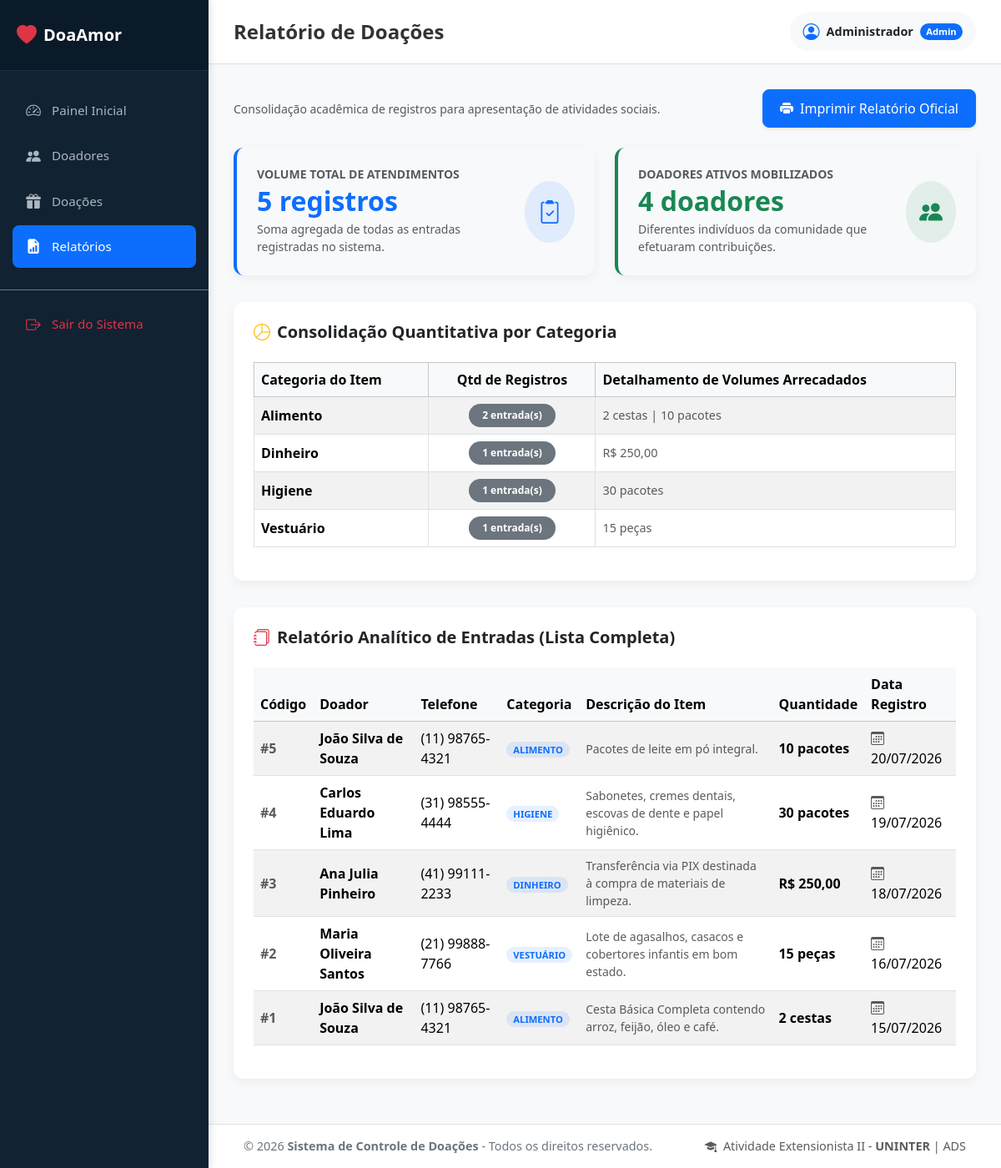
The app's page /relatorios.php (signed in) with its own data.
### tables this page shows
CREATE TABLE IF NOT EXISTS doacoes (
    id INT AUTO_INCREMENT PRIMARY KEY,
    doador_id INT NOT NULL,
    tipo VARCHAR(50) NOT NULL,  
    descricao TEXT NULL,
    quantidade VARCHAR(50) NOT NULL,  
    data_doacao DATE NOT NULL,
    criado_em TIMESTAMP DEFAULT CURRENT_TIMESTAMP,
    FOREIGN KEY (doador_id) REFERENCES doadores(id) ON DELETE CASCADE
);

CREATE TABLE IF NOT EXISTS doadores (
    id INT AUTO_INCREMENT PRIMARY KEY,
    nome VARCHAR(100) NOT NULL,
    telefone VARCHAR(20) NOT NULL,
    email VARCHAR(100) NULL,
    endereco TEXT NULL,
    criado_em TIMESTAMP DEFAULT CURRENT_TIMESTAMP
);

### relatorios.php (the view, shortened to what this page needs)
<?php
$base_path = './';
require_once 'includes/conexao.php';
$totalDoacoes = 0;
$totalDoadoresUnicos = 0;
$resumoCategorias = [];
$listaCompleta = [];
try {
    $stmtTotal = $pdo->query('SELECT COUNT(*) AS total FROM doacoes');
    $totalDoacoes = $stmtTotal->fetch()['total'];
    $stmtDonors = $pdo->query('SELECT COUNT(DISTINCT doador_id) AS total FROM doacoes');
    $totalDoadoresUnicos = $stmtDonors->fetch()['total'];
    $stmtCat = $pdo->query('SELECT tipo, COUNT(*) AS quantidade, GROUP_CONCAT(quantidade SEPARATOR " | ") AS volumes FROM doacoes GROUP BY tipo ORDER BY quantidade DESC');
    $resumoCategorias = $stmtCat->fetchAll();
    $stmtAll = $pdo->query('
        SELECT d.*, doador.nome AS doador_nome, doador.telefone AS doador_tel
        FROM doacoes d
        INNER JOIN doadores doador ON d.doador_id = doador.id
        ORDER BY d.data_doacao DESC
    ');
    $listaCompleta = $stmtAll->fetchAll();
} catch (PDOException $e) {
    $erroDb = 'Erro ao processar relatórios consolidado: ' . $e->getMessage();
}
?>
<!DOCTYPE html>
<html lang="pt-BR">
<head>
    <link href="https://cdn.jsdelivr.net/npm/bootstrap@5.3.3/dist/css/bootstrap.min.css" rel="stylesheet">
    <link href="https://cdn.jsdelivr.net/npm/bootstrap-icons@1.11.3/font/bootstrap-icons.min.css" rel="stylesheet">
    <link href="css/style.css" rel="stylesheet">
</head>
<body>
<?php require_once 'includes/menu.php'; ?>
<div class="d-flex justify-content-between align-items-center mb-4">
    <span class="text-muted small">Consolidação acadêmica de registros para apresentação de atividades sociais.</span>
    <button onclick="window.print()" class="btn btn-primary btn-custom shadow-sm d-inline-flex align-items-center">
        <i class="bi bi-printer-fill me-2"></i> Imprimir Relatório Oficial
    </button>
</div>
<div class="row">
    <div class="col-12 col-md-6">
        <div class="card custom-card bg-light border-start border-primary border-4">
            <div class="card-body p-4 d-flex align-items-center justify-content-between">
                <div>
                    <h6 class="text-muted text-uppercase mb-1 small fw-bold">Volume Total de Atendimentos</h6>
                    <h2 class="m-0 fw-bold text-primary"><?= $totalDoacoes ?> registros</h2>
                    <p class="m-0 text-muted small mt-1">Soma agregada de todas as entradas registradas no sistema.</p>
                </div>
                <div class="bg-primary bg-opacity-10 p-3 rounded-circle text-primary">
                    <i class="bi bi-clipboard2-check fs-3"></i>
                </div>
            </div>
        </div>
    </div>
    <div class="col-12 col-md-6">
        <div class="card custom-card bg-light border-start border-success border-4">
            <div class="card-body p-4 d-flex align-items-center justify-content-between">
                <div>
                    <h6 class="text-muted text-uppercase mb-1 small fw-bold">Doadores Ativos Mobilizados</h6>
                    <h2 class="m-0 fw-bold text-success"><?= $totalDoadoresUnicos ?> doadores</h2>
                    <p class="m-0 text-muted small mt-1">Diferentes indivíduos da comunidade que efetuaram contribuições.</p>
                </div>
                <div class="bg-success bg-opacity-10 p-3 rounded-circle text-success">
                    <i class="bi bi-people-fill fs-3"></i>
                </div>
            </div>
        </div>
    </div>
</div>
<div class="row mt-2">
    <div class="col-12">
        <div class="card custom-card">
            <div class="card-body p-4">
                <h5 class="fw-bold text-dark-blue mb-4 d-flex align-items-center">
                    <i class="bi bi-pie-chart text-warning me-2"></i> Consolidação Quantitativa por Categoria
                </h5>
                <div class="table-responsive">
                    <table class="table table-bordered table-striped align-middle">
                        <thead class="table-light">
                            <tr>
                                <th>Categoria do Item</th>
                                <th class="text-center" style="width: 200px;">Qtd de Registros</th>
                                <th>Detalhamento de Volumes Arrecadados</th>
                            </tr>
                        </thead>
                        <tbody>
                            <?php if (empty($resumoCategorias)): ?>
                                <tr>
                                    <td colspan="3" class="text-center py-3 text-muted">Nenhum registro para resumir.</td>
                                </tr>
                            <?php else: ?>
                                <?php foreach ($resumoCategorias as $cat): ?>
                                    <tr>
                                        <td class="fw-bold text-dark-blue"><?= htmlspecialchars($cat['tipo']) ?></td>
                                        <td class="text-center">
                                            <span class="badge bg-secondary rounded-pill px-3 py-2 fw-semibold">
                                                <?= $cat['quantidade'] ?> entrada(s)
                                            </span>
                                        </td>
                                        <td class="text-muted font-mono" style="font-size: 0.9rem;">
                                            <?= htmlspecialchars($cat['volumes']) ?>
                                        </td>
                                    </tr>
                                <?php endforeach; ?>
                            <?php endif; ?>
                        </tbody>
                    </table>
                </div>
            </div>
        </div>
    </div>
</div>
<div class="row mt-2">
    <div class="col-12">
        <div class="card custom-card">
            <div class="card-body p-4">
                <h5 class="fw-bold text-dark-blue mb-4 d-flex align-items-center">
                    <i class="bi bi-journals text-danger me-2"></i> Relatório Analítico de Entradas (Lista Completa)
                </h5>
                <div class="table-responsive">
                    <table class="table table-striped table-hover align-middle">
                        <thead class="table-light">
                            <tr>
                                <th>Código</th>
                                <th>Doador</th>
                                <th>Telefone</th>
                                <th>Categoria</th>
                                <th>Descrição do Item</th>
                                <th>Quantidade</th>
                                <th>Data Registro</th>
                            </tr>
                        </thead>
                        <tbody>
                            <?php if (empty($listaCompleta)): ?>
                                <tr>
                                    <td colspan="7" class="text-center py-4 text-muted">Nenhuma doação cadastrada até o momento.</td>
                                </tr>
                            <?php else: ?>
                                <?php foreach ($listaCompleta as $item): ?>
                                    <tr>
                                        <td class="text-muted fw-semibold">#<?= $item['id'] ?></td>
                                        <td class="fw-bold text-dark-blue"><?= htmlspecialchars($item['doador_nome']) ?></td>
                                        <td><?= htmlspecialchars($item['doador_tel']) ?></td>
                                        <td>
                                            <span class="badge bg-primary bg-opacity-10 text-primary rounded-pill px-2 py-1 text-uppercase" style="font-size: 0.7rem;">
                                                <?= htmlspecialchars($item['tipo']) ?>
                                            </span>
                                        </td>
                                        <td class="text-muted small"><?= htmlspecialchars($item['descricao'] ?? 'Sem descrição') ?></td>
                                        <td class="fw-semibold text-dark-blue"><?= htmlspecialchars($item['quantidade']) ?></td>
                                        <td><i class="bi bi-calendar3 text-muted me-1"></i><?= date('d/m/Y', strtotime($item['data_doacao'])) ?></td>
                                    </tr>
                                <?php endforeach; ?>
                            <?php endif; ?>
                        </tbody>
                    </table>
                </div>
            </div>
        </div>
    </div>
</div>
<?php require_once 'includes/footer.php'; ?>
</body>
</html>

### includes/menu.php (shortened to what this page needs)
<?php
$base_path = isset($base_path) ? $base_path : '';
$pagina_corrente = basename($_SERVER['PHP_SELF']);
?>
<div class="wrapper">
    <nav id="sidebar">
        <div class="sidebar-header d-flex align-items-center">
            <i class="bi bi-heart-fill text-danger me-2 fs-4"></i>
            <span class="h5 m-0 fw-bold tracking-tight">DoaAmor</span>
        </div>
        <ul class="list-unstyled components">
            <li class="<?= ($pagina_corrente == 'dashboard.php') ? 'active' : '' ?>">
                <a href="<?= $base_path ?>dashboard.php">
                    <i class="bi bi-speedometer2"></i> Painel Inicial
                </a>
            </li>
            <li class="<?= (strpos($_SERVER['PHP_SELF'], 'doadores') !== false) ? 'active' : '' ?>">
                <a href="<?= $base_path ?>doadores/listar.php">
                    <i class="bi bi-people-fill"></i> Doadores
                </a>
            </li>
            <li class="<?= (strpos($_SERVER['PHP_SELF'], 'doacoes') !== false) ? 'active' : '' ?>">
                <a href="<?= $base_path ?>doacoes/listar.php">
                    <i class="bi bi-gift-fill"></i> Doações
                </a>
            </li>
            <li class="<?= ($pagina_corrente == 'relatorios.php') ? 'active' : '' ?>">
                <a href="<?= $base_path ?>relatorios.php">
                    <i class="bi bi-file-earmark-bar-graph-fill"></i> Relatórios
                </a>
            </li>
            <li class="mt-4 border-top border-secondary pt-3">
                <a href="<?= $base_path ?>logout.php" class="text-danger">
                    <i class="bi bi-box-arrow-right text-danger"></i> Sair do Sistema
                </a>
            </li>
        </ul>
    </nav>
    <div id="content">
        <nav class="navbar navbar-expand-lg navbar-custom d-flex justify-content-between align-items-center">
            <div class="d-flex align-items-center">
                <h4 class="m-0 fw-bold text-dark-blue">
                    <?php
                    switch($pagina_corrente) {
                        case 'relatorios.php': echo 'Relatório de Doações'; break;
                    }
                    ?>
                </h4>
            </div>
            <div class="d-flex align-items-center bg-light px-3 py-2 rounded-pill">
                <i class="bi bi-person-circle text-primary me-2 fs-5"></i>
                <span class="fw-semibold text-dark me-1" style="font-size: 0.9rem;">
                    <?= isset($_SESSION['usuario_nome']) ? explode(' ', $_SESSION['usuario_nome'])[0] : 'Usuário' ?>
                </span>
                <span class="badge bg-primary rounded-pill text-white ms-1" style="font-size: 0.7rem;">Admin</span>
            </div>
        </nav>
        <div class="main-container">

### includes/footer.php (shortened to what this page needs)
        </div>
        <footer class="footer-custom">
            <div class="container-fluid d-flex flex-column flex-sm-row justify-content-between align-items-center">
                <span>&copy; <?= date('Y') ?> <strong>Sistema de Controle de Doações</strong> - Todos os direitos reservados.</span>
                <span class="mt-2 mt-sm-0 text-muted">
                    <i class="bi bi-mortarboard-fill me-1"></i> Atividade Extensionista II - <strong>UNINTER</strong> | ADS
                </span>
            </div>
        </footer>
    </div>
</div>
</body>
</html>

### css/style.css (style rules this page uses)
:root { --primary-color: #0d6efd; --primary-hover: #0b5ed7; --secondary-color: #0dcaf0; --dark-blue: #0a2d54; --light-bg: #f8f9fa; --sidebar-bg: #112233; --sidebar-text: #adb5bd; --sidebar-hover-bg: #1a3047; --card-shadow: 0 4px 12px rgba(0, 0, 0, 0.05); --border-radius: 12px; }
body { background-color: var(--light-bg); font-family: 'Segoe UI', Tahoma, Geneva, Verdana, sans-serif; color: #333; min-height: 100vh; overflow-x: hidden; }
.wrapper { display: flex; width: 100%; align-items: stretch; }
#sidebar { min-width: 250px; max-width: 250px; background-color: var(--sidebar-bg); color: #fff; transition: all 0.3s; min-height: 100vh; box-shadow: 2px 0 10px rgba(0,0,0,0.1); z-index: 999; }
#sidebar .sidebar-header { padding: 24px 20px; background-color: #0b1a29; border-bottom: 1px solid #1a3047; }
#sidebar ul.components { padding: 20px 0; }
#sidebar ul li { padding: 2px 15px; }
#sidebar ul li a { padding: 12px 15px; font-size: 0.95rem; display: flex; align-items: center; color: var(--sidebar-text); text-decoration: none; border-radius: 8px; transition: all 0.2s ease; }
#sidebar ul li a i { margin-right: 12px; font-size: 1.1rem; width: 20px; text-align: center; }
#sidebar ul li a:hover, #sidebar ul li.active > a { color: #fff; background: var(--sidebar-hover-bg); }
#sidebar ul li.active > a { background: var(--primary-color); }
#content { width: 100%; padding: 0; min-height: 100vh; transition: all 0.3s; display: flex; flex-direction: column; }
.navbar-custom { background-color: #fff; border-bottom: 1px solid #dee2e6; padding: 15px 30px; box-shadow: 0 2px 4px rgba(0,0,0,0.02); }
.main-container { padding: 30px; flex: 1; }
.custom-card { background: #fff; border: none; border-radius: var(--border-radius); box-shadow: var(--card-shadow); transition: transform 0.2s, box-shadow 0.2s; margin-bottom: 24px; overflow: hidden; }
.btn-custom { border-radius: 8px; padding: 10px 20px; font-weight: 500; transition: all 0.2s ease; }
.footer-custom { background-color: #fff; border-top: 1px solid #dee2e6; padding: 15px 30px; color: #6c757d; text-align: center; font-size: 0.9rem; margin-top: auto; }

### records on screen
doacoes: id "5", doador.nome "João Silva de Souza", doador.telefone "(11) 98765-4321", tipo "ALIMENTO", descricao "Pacotes de leite em pó integral.", quantidade "10 pacotes", data_doacao "20/07/2026"
doacoes: id "4", doador.nome "Carlos Eduardo Lima", doador.telefone "(31) 98555-4444", tipo "HIGIENE", descricao "Sabonetes, cremes dentais, escovas de dente e papel higiênico.", quantidade "30 pacotes", data_doacao "19/07/2026"
doacoes: id "3", doador.nome "Ana Julia Pinheiro", doador.telefone "(41) 99111-2233", tipo "DINHEIRO", descricao "Transferência via PIX destinada à compra de materiais de limpeza.", quantidade "R$ 250,00", data_doacao "18/07/2026"
doacoes: id "2", doador.nome "Maria Oliveira Santos", doador.telefone "(21) 99888-7766", tipo "VESTUÁRIO", descricao "Lote de agasalhos, casacos e cobertores infantis em bom estado.", quantidade "15 peças", data_doacao "16/07/2026"
doacoes: id "1", doador.nome "João Silva de Souza", doador.telefone "(11) 98765-4321", tipo "ALIMENTO", descricao "Cesta Básica Completa contendo arroz, feijão, óleo e café.", quantidade "2 cestas", data_doacao "15/07/2026"

### other values on screen
explode(' ', $_SESSION['usuario_nome'])[0] "Administrador"
$totalDoacoes "5"
$totalDoadoresUnicos "4"
$cat['tipo'] "Alimento"
$cat['quantidade'] "2"
$cat['volumes'] "2 cestas | 10 pacotes"
$cat['tipo'] "Dinheiro"
$cat['quantidade'] "1"
$cat['volumes'] "R$ 250,00"
$cat['tipo'] "Higiene"
$cat['volumes'] "30 pacotes"
$cat['tipo'] "Vestuário"
$cat['volumes'] "15 peças"
